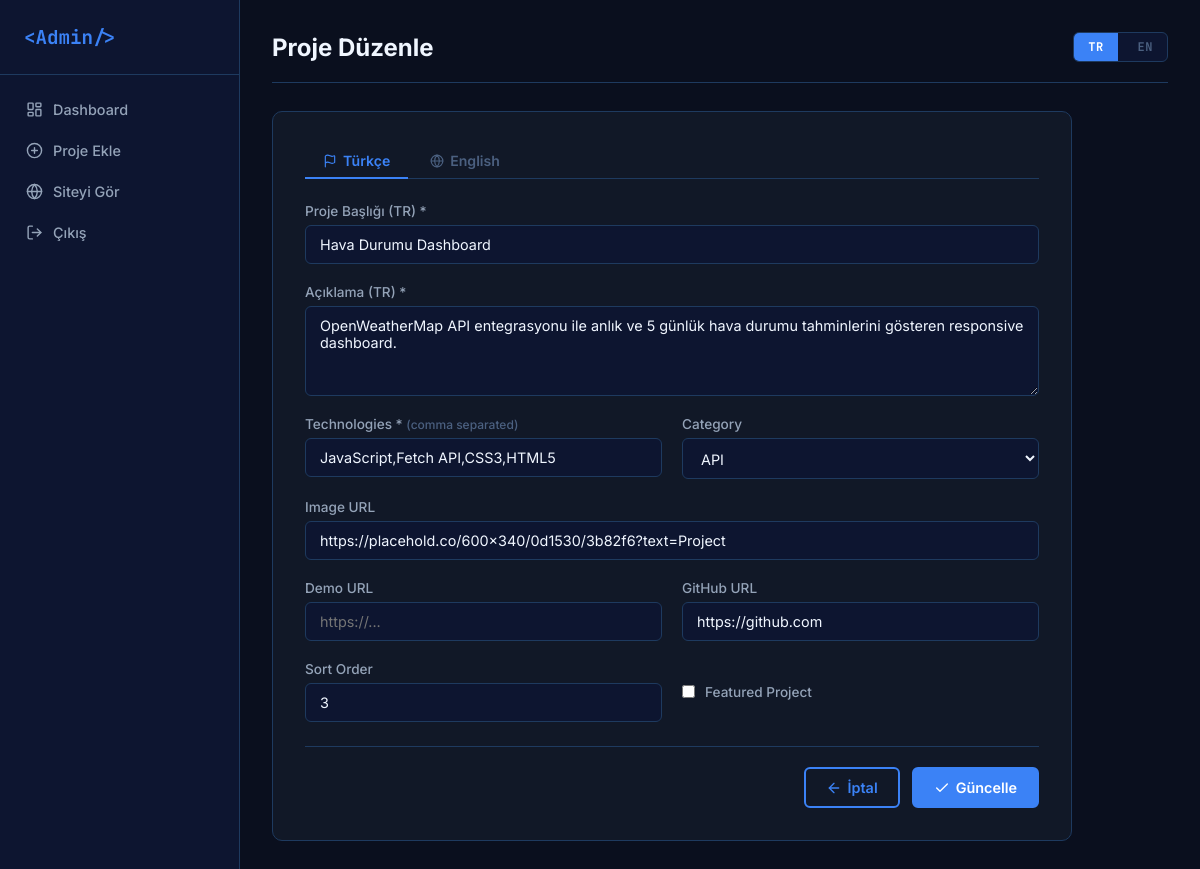
Page /admin/edit_project.php?id=3 (signed in) on the committed database.
### tables this page shows
CREATE TABLE IF NOT EXISTS `projects` (
  `id`             INT UNSIGNED    NOT NULL AUTO_INCREMENT,
  `title`          VARCHAR(150)    NOT NULL,
  `title_en`       VARCHAR(150)    NOT NULL DEFAULT '',
  `description`    TEXT            NOT NULL,
  `description_en` TEXT            NOT NULL,
  `image_url`      VARCHAR(500)    NOT NULL DEFAULT 'assets/images/project-placeholder.png',
  `technologies`   VARCHAR(300)    NOT NULL,
  `category`       VARCHAR(80)     NOT NULL DEFAULT 'Web',
  `project_url`    VARCHAR(500)             DEFAULT NULL,
  `github_url`     VARCHAR(500)             DEFAULT NULL,
  `is_featured`    TINYINT(1)      NOT NULL DEFAULT 0,
  `sort_order`     INT UNSIGNED    NOT NULL DEFAULT 0,
  `created_at`     TIMESTAMP       NOT NULL DEFAULT CURRENT_TIMESTAMP,
  `updated_at`     TIMESTAMP       NOT NULL DEFAULT CURRENT_TIMESTAMP ON UPDATE CURRENT_TIMESTAMP,
  PRIMARY KEY (`id`)
);

### admin/partials/project_form.php (the view, shortened to what this page needs)
<?php
$categories = ['Web', 'API', 'Mobile', 'Desktop', 'Other'];
?>
<div class="lang-tabs" id="langTabs">
  <button type="button" class="lang-tab active" data-lang="tr">
    <i data-lucide="flag"></i> Türkçe
  </button>
  <button type="button" class="lang-tab" data-lang="en">
    <i data-lucide="globe"></i> English
  </button>
</div>
<div class="form-grid">
  <div class="form-group form-group--full lang-panel lang-panel--tr">
    <label for="title">Proje Başlığı (TR) *</label>
    <input type="text" id="title" name="title"
           placeholder="Türkçe başlık"
           value="<?= htmlspecialchars($data['title'] ?? '') ?>" required />
  </div>
  <div class="form-group form-group--full lang-panel lang-panel--tr">
    <label for="description">Açıklama (TR) *</label>
    <textarea id="description" name="description" rows="4"
              placeholder="Türkçe açıklama..." required><?= htmlspecialchars($data['description'] ?? '') ?></textarea>
  </div>
  <div class="form-group">
    <label for="technologies">Technologies * <small>(comma separated)</small></label>
    <input type="text" id="technologies" name="technologies"
           placeholder="PHP, MySQL, JS"
           value="<?= htmlspecialchars($data['technologies'] ?? '') ?>" required />
  </div>
  <div class="form-group">
    <label for="category">Category</label>
    <select id="category" name="category">
      <?php foreach ($categories as $cat): ?>
        <option value="<?= $cat ?>" <?= ($data['category'] ?? 'Web') === $cat ? 'selected' : '' ?>><?= $cat ?></option>
      <?php endforeach; ?>
    </select>
  </div>
  <div class="form-group form-group--full">
    <label for="image_url">Image URL</label>
    <input type="url" id="image_url" name="image_url"
           placeholder="https://..."
           value="<?= htmlspecialchars($data['image_url'] ?? '') ?>" />
  </div>
  <div class="form-group">
    <label for="project_url">Demo URL</label>
    <input type="url" id="project_url" name="project_url"
           placeholder="https://..."
           value="<?= htmlspecialchars($data['project_url'] ?? '') ?>" />
  </div>
  <div class="form-group">
    <label for="github_url">GitHub URL</label>
    <input type="url" id="github_url" name="github_url"
           placeholder="https://github.com/..."
           value="<?= htmlspecialchars($data['github_url'] ?? '') ?>" />
  </div>
  <div class="form-group">
    <label for="sort_order">Sort Order</label>
    <input type="number" id="sort_order" name="sort_order" min="0"
           value="<?= (int)($data['sort_order'] ?? 0) ?>" />
  </div>
  <div class="form-group form-check-group">
    <input type="checkbox" id="is_featured" name="is_featured" value="1"
           <?= !empty($data['is_featured']) ? 'checked' : '' ?> />
    <label for="is_featured">Featured Project</label>
  </div>
</div>

### admin/assets/css/admin.css (style rules this page uses)
:root { --bg-primary: #0a0f1e; --bg-secondary: #0d1530; --bg-card: #111827; --border: #1e3a5f; --accent: #3b82f6; --accent-glow: #3b82f640; --accent-2: #06b6d4; --text-primary: #f0f6ff; --text-secondary:#94a3b8; --text-muted: #4b6080; --success: #10b981; --error: #ef4444; --warning: #f59e0b; --sidebar-w: 240px; --radius: 10px; --radius-sm: 6px; --transition: 0.25s ease; --font-main: 'Inter', system-ui, sans-serif; --font-mono: 'JetBrains Mono', monospace; }
*, *::before, *::after { box-sizing: border-box; margin: 0; padding: 0; }
html { font-size: 16px; }
body { font-family: var(--font-main); background: var(--bg-primary); color: var(--text-primary); display: flex; min-height: 100vh; }
.form-grid { display: grid; grid-template-columns: 1fr 1fr; gap: 20px; }
.form-group { display: flex; flex-direction: column; gap: 6px; }
.form-group--full { grid-column: 1 / -1; }
.form-check-group { flex-direction: row; align-items: center; gap: 10px; }
.form-group label { font-size: 0.85rem; font-weight: 500; color: var(--text-secondary); }
.form-group small { color: var(--text-muted); font-size: 0.75rem; }
.form-group input, .form-group textarea, .form-group select { background: var(--bg-secondary); border: 1px solid var(--border); border-radius: var(--radius-sm); padding: 10px 14px; color: var(--text-primary); font-family: var(--font-main); font-size: 0.9rem; outline: none; transition: border-color var(--transition), box-shadow var(--transition); resize: vertical; }
.form-group select option { background: var(--bg-secondary); }
[data-lucide] { width: 16px; height: 16px; stroke-width: 2; flex-shrink: 0; vertical-align: middle; color: var(--text-primary); }
.lang-tabs { display: flex; gap: 4px; margin-bottom: 24px; border-bottom: 1px solid var(--border); padding-bottom: 0; }
.lang-tab { display: inline-flex; align-items: center; gap: 6px; padding: 8px 18px; border: none; background: transparent; color: var(--text-muted); font-family: var(--font-main); font-size: 0.88rem; font-weight: 600; cursor: pointer; border-bottom: 2px solid transparent; margin-bottom: -1px; transition: all var(--transition); }
.lang-tab.active { color: var(--accent); border-bottom-color: var(--accent); }
.lang-tab [data-lucide] { width: 14px; height: 14px; color: inherit; }

### rows in the picture
projects: title "Hava Durumu Dashboard", description "OpenWeatherMap API entegrasyonu ile anlık ve 5 günlük hava durumu tahminlerini gösteren responsive dashboard.", technologies "JavaScript,Fetch API,CSS3,HTML5", category "API", image_url "https://placehold.co/600x340/0d1530/3b82f6?text=Project", github_url "https://github.com", sort_order "3"
